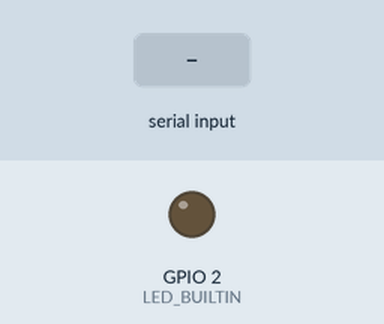
Simulated run of this program. Board: ESP8266 (NodeMCU). On the bench: output pins drawn as LEDs (lit = HIGH, except the on-board LED, lit = LOW). Inputs (shaded band) come from the test bench. WiFi joins after 1.5 s; servers stay silent unless stated; network time is answered at once with the bench clock; the local clock reads 2024-03-15 10:24:30 at power-on unless the program sets it; the Firebase database answers and starts empty; what the program prints to the serial monitor is not drawn.

Above: at 0.1 s.
At 9.6 s:
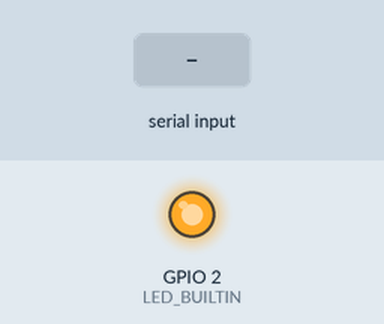
9.7 s: "bool\n" received over Serial
Timing chart, 0 to 12.7 s (numbered marks = the images above; inputs shaded):
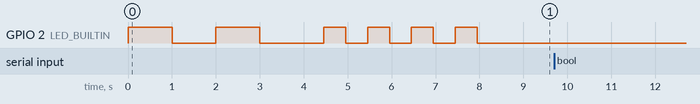

Measured:
- after the input at 9.7 s, every drawn part: stays the same

The program:

main.cpp
```cpp
/* ========================================

MONITORING WEB-APPS
Firebase Project

======================================== */


#include <CapstoneA9.h>
#include "Networking.h"
#include "Data_Communication.h"

// Provide the token generation process info.
#include "addons/TokenHelper.h"
// Provide the RTDB payload printing info and other helper functions.
#include "addons/RTDBHelper.h"


// ===== Let's Go! =====

unsigned long interval = 1000;    // the time we need to wait
unsigned long previousMillis = 0; // millis() returns an unsigned long.

void setup()
{
  // Baudrate for UART Communication
  Serial.begin(9600);

  // Initialize the timestamp
  timeClient.begin();

  // LED_BUILTIN initialize
  pinMode(LED_BUILTIN, OUTPUT);
  digitalWrite(LED_BUILTIN, LOW);

  // Initialize the WiFi Connection
  initWiFi();

  // Initialize the Firebase
  initFirebase();

  stateLED(500, 3);
}

void loop()
{
  switch(state)
  {
    case ESP_RX:
      while (Serial.available() > 0)
      {
        dataIn = Serial.readStringUntil('\n');
        parsingData();

        /*
        // Serial.println("Data recieved");
        // Serial.println("temp = " + temp);
        // Serial.println("level = " + level);
        // Serial.println("turb = " + turb);
        // Serial.println("flow = " + flow);
        // Serial.println("=====================");
        */

        state = RTDB_TX;
      }

      delay(50);
      break;

    case RTDB_TX:
      // Send new readings to database
      temperature = temp.toInt();
      water_level = level.toInt();
      water_flow = flow.toInt();
      turbidity = turb.toInt();

      /*
      // temperature = random(10, 40) + ((Int)random(0, 100) / 100.0);
      // water_level = random(0, 60) + ((Int)random(0, 100) / 100.0);
      // water_flow  = random(0, 60) + ((Int)random(0, 100) / 100.0);
      // turbidity = 5;
      */

      // Send values to database:
      sendInt(tmpPath, temperature);
      sendInt(lvlPath, water_level);
      sendInt(flwPath, water_flow);
      sendInt(turPath, turbidity);

      sendDataLog();

      /*
      if (Firebase.ready() && (millis() - sendDataPrevMillis > timerDelay || sendDataPrevMillis == 0))
      {
        sendDataPrevMillis = millis();

        temperature = temp.toFloat();
        water_level = level.toFloat();
        water_flow = flow.toFloat();
        turbidity = turb.toFloat();


        // temperature = random(10, 40) + ((float)random(0, 100) / 100.0);
        // water_level = random(0, 60) + ((float)random(0, 100) / 100.0);
        // water_flow  = random(0, 60) + ((float)random(0, 100) / 100.0);

        turbidity   = 5;

        // Send values to database:
        sendFloat(tmpPath, temperature);
        sendFloat(lvlPath, water_level);
        sendFloat(flwPath, water_flow);
        sendInt(turPath, turbidity);
        sendDataLog();

        // stateLED(500, 2);
      }
      */

      state = RTDB_RX;
      delay(50);
      break;

    case RTDB_RX:
      // Receive data from database
      sendDataPrevMillis = millis();

      // Receive values from database:
      auto_mode = receiveInt(autPath);
      cleaning_state_user = receiveInt(clnPath);
      fill_state_user = receiveInt(fllPath);

      /*
      if (Firebase.ready() && (millis() - sendDataPrevMillis > timerDelay || sendDataPrevMillis == 0))
      {
        sendDataPrevMillis = millis();

        // Receive values from database:
        auto_mode = receiveInt(autPath);
        cleaning_state_user = receiveInt(clnPath);
        fill_state_user = receiveInt(fllPath);


        // Serial.println("=========================");
        // Serial.print(" automation\t: ");     Serial.println(auto_mode);
        // Serial.print(" cleaning-state\t: "); Serial.println(cleaning_state_user);
        // Serial.print(" fill-state\t: ");     Serial.println(fill_state_user);
        // Serial.println("=========================\n");


        // stateLED(500, 2);
      }
      */

      state = ESP_TX;
      delay(50);
      break;

    case ESP_TX:
      // Serial.println("Data transmitted: ");

      Serial.print(auto_mode); Serial.print("A");
      Serial.print(cleaning_state_user); Serial.print("B");
      Serial.print(fill_state_user); Serial.print("C");
      Serial.print("\n");

      /*
      // Serial.println(auto_mode);
      // Serial.println(cleaning_state_user);
      // Serial.println(fill_state_user);

      // Serial.println("=====================");
      // delay(1000);
      */

      state = ESP_RX;
      delay(50);
      break;
  }
}

// Initialize Firebase Configuration
void initFirebase()
{
  // Assign the api key (required)
  config.api_key = API_KEY;

  // Assign the user sign in credentials
  auth.user.email = USER_EMAIL;
  auth.user.password = USER_PASSWORD;

  // Assign the RTDB URL (required)
  config.database_url = DATABASE_URL;

  Firebase.reconnectWiFi(true);
  fbdo.setResponseSize(4096);

  // Assign the callback function for the long running token generation task */
  config.token_status_callback = tokenStatusCallback; // see addons/TokenHelper.h

  // Assign the maximum retry of token generation
  config.max_token_generation_retry = 5;

  // Initialize the library with the Firebase authen and config
  Firebase.begin(&config, &auth);

  // Getting the user UID might take a few seconds
  // Serial.println("Getting User UID");
  while ((auth.token.uid) == "")
  {
    delay(1000);
  }
  // Print user UID
  uid = auth.token.uid.c_str();

  // Serial.print("User UID: ");
  // Serial.println(uid);

  // Update database path
  databasePath = "/UsersData/" + uid;

  // Update database path for data logging
  dataLogPath = "/UsersData/" + uid + "/log";

  // Update database path for sensor readings
  tmpPath = databasePath + "/temperature";    // --> UsersData/<user_uid>/temperature
  turPath = databasePath + "/turbidity";      // --> UsersData/<user_uid>/turbidity
  lvlPath = databasePath + "/water-level";    // --> UsersData/<user_uid>/water-level
  flwPath = databasePath + "/water-flow";     // --> UsersData/<user_uid>/water-flow
  autPath = databasePath + "/automation";     // --> UsersData/<user_uid>/automation
  clnPath = databasePath + "/cleaning-state"; // --> UsersData/<user_uid>/cleaning-state
  fllPath = databasePath + "/filling-state";  // --> UsersData/<user_uid>/filling-state

  sendInt(autPath, 0);
  sendInt(clnPath, 0);
  sendInt(fllPath, 0);
}
```

Data_Communication.h
```cpp
/* ========================================

Header Files
Related to Data Communication

======================================== */


#ifndef Data_Communication_H
#define Data_Communication_H


#include <CapstoneA9.h>


// ===== User-Defined Functions Declarations =====

// Write Float values to the database
void sendFloat(String path, float value);

// Write Int values to the database
void sendInt(String path, int value);

// Write Boolean values to the database
void sendBool(String path, bool value);

// Write Data Log in JSON to the database
void sendDataLog();

// Receive Boolean values from the database
bool receiveBool(String path);

// Receive Int values from the database
bool receiveInt(String path);

// Parse the Data from master
void parsingData();


#endif
```

Networking.h
```cpp
/* ========================================

Header Files
Related to Networking

======================================== */


#ifndef Network_H
#define Network_H


#include <CapstoneA9.h>


// ===== User-Defined Constant =====

// Insert your network credentials
#define WIFI_SSID "CAPSTONE_A9_NETWORK"
#define WIFI_PASSWORD "nilaicapstonea"

// Insert Firebase project API Key
#define API_KEY "AIzaSyCCac6HO8_6z6UloSV_YNJwGE-iJjIlrQM"

// Insert Authorized Email and Corresponding Password
#define USER_EMAIL "admin@capstonea9.id"
#define USER_PASSWORD "nilaicapstonea"

// Insert RTDB URLefine the RTDB URL
#define DATABASE_URL "https://monitoring-web-app-8d4fd-default-rtdb.asia-southeast1.firebasedatabase.app/"


// ===== User-Defined Object =====

// Define Firebase objects
extern FirebaseData fbdo;
extern FirebaseAuth auth;
extern FirebaseConfig config;

// Define Firebase JSON objects
extern FirebaseJson json;

/*
// Create Software Serial Object
extern SoftwareSerial espSS;
*/

// Define NTP Client to get time
extern WiFiUDP ntpUDP;
extern NTPClient timeClient;


// ===== User-Defined Functions Declarations =====

// Initialize WiFi Connection
void initWiFi();

// Initialize Firebase Configuration
void initFirebase();

// Function that gets current epoch time
unsigned long getTime();

#endif
```

data_communication.cpp
```cpp
/* ========================================

Function Files
Related to Data Communication

======================================== */


#include "Data_Communication.h"
#include "Networking.h"


// Write Float values to the database
void sendFloat(String path, float value)
{
  if (Firebase.RTDB.setFloat(&fbdo, path.c_str(), value))
  {
    /*
    // Serial.print("Writing value: ");
    // Serial.print(value);
    // Serial.print(" on the following path: ");
    // Serial.println(path);
    // Serial.println("PASSED");
    // Serial.println("PATH: " + fbdo.dataPath());
    // Serial.println("TYPE: " + fbdo.dataType());
    */
  }
  else
  {
    /*
    // Serial.println("FAILED");
    // Serial.println("REASON: " + fbdo.errorReason());
    */
  }
}

// Write Int values to the database
void sendInt(String path, int value)
{
  if (Firebase.RTDB.setInt(&fbdo, path.c_str(), value))
  {
    /*
    // Serial.print("Writing value: ");
    // Serial.print(value);
    // Serial.print(" on the following path: ");
    // Serial.println(path);
    // Serial.println("PASSED");
    // Serial.println("PATH: " + fbdo.dataPath());
    // Serial.println("TYPE: " + fbdo.dataType());
    */
  }
  else
  {
    /*
    // Serial.println("FAILED");
    // Serial.println("REASON: " + fbdo.errorReason());
    */
  }
}

// Write Boolean values to the database
void sendBool(String path, bool value)
{
  if (Firebase.RTDB.setBool(&fbdo, path.c_str(), value))
  {
    /*
    // Serial.print("Writing value: ");
    // Serial.print(value);
    // Serial.print(" on the following path: ");
    // Serial.println(path);
    // Serial.println("PASSED");
    // Serial.println("PATH: " + fbdo.dataPath());
    // Serial.println("TYPE: " + fbdo.dataType());
    */
  }
  else
  {
    /*
    // Serial.println("FAILED");
    // Serial.println("REASON: " + fbdo.errorReason());
    */
  }
}

// Write Data Log in JSON to the database
void sendDataLog()
{
  // Get current timestamp
  timestamp = getTime();

  // Serial.print("time: ");
  // Serial.println(timestamp);

  parentPath = dataLogPath + "/" + String(timestamp);

  json.set(tmpLog.c_str(), String(temperature));
  json.set(flwLog.c_str(), String(water_flow));
  json.set(lvlLog.c_str(), String(water_level));
  json.set(turLog.c_str(), String(turbidity));
  json.set(timePath, String(timestamp));
  Firebase.RTDB.setJSON(&fbdo, parentPath.c_str(), &json);
}

// Receive Boolean values from the database
bool receiveBool(String path)
{
  int val = 0;

  if (Firebase.RTDB.getBool(&fbdo, path.c_str()))
  {
    if (fbdo.dataType() == "bool")
    {
      val = fbdo.boolData();
    }
  }
  else
  {
    // Serial.println(fbdo.errorReason());
  }
  return val;
}

// Receive Int values from the database
bool receiveInt(String path)
{
  int val = 0;

  if (Firebase.RTDB.getInt(&fbdo, path.c_str()))
  {
    if (fbdo.dataType() == "int")
    {
      val = fbdo.intData();
    }
  }
  else
  {
    // Serial.println(fbdo.errorReason());
  }
  return val;
}

// Parse the Data from master
void parsingData()
{
  indexOfA = dataIn.indexOf("A");
  indexOfB = dataIn.indexOf("B");
  indexOfC = dataIn.indexOf("C");
  indexOfD = dataIn.indexOf("D");

  temp = dataIn.substring(0, indexOfA);
  level = dataIn.substring(indexOfA + 1, indexOfB);
  turb = dataIn.substring(indexOfB + 1, indexOfC);
  flow = dataIn.substring(indexOfC + 1, indexOfD);
}
```

networking.cpp
```cpp
/* ========================================

Function Files
Related to Networking

======================================== */


#include "Networking.h"


// ===== User-Defined Object =====

// Define Firebase objects
FirebaseData fbdo;
FirebaseAuth auth;
FirebaseConfig config;

// Define Firebase JSON objects
FirebaseJson json;

/*
// Create Software // Serial Object
SoftwareSerial espSS(ESP_RX, ESP_TX);
*/

// Define NTP Client to get time
WiFiUDP ntpUDP;
NTPClient timeClient(ntpUDP, "pool.ntp.org");


// Initialize WiFi Connection
void initWiFi()
{
  WiFi.begin(WIFI_SSID, WIFI_PASSWORD);
  // Serial.print("Connecting to WiFi ..");

  while (WiFi.status() != WL_CONNECTED)
  {
    // Serial.print('.');
    // delay(1000);
    stateLED(1000, 1);
  }

  // Serial.println(WiFi.localIP());
  // Serial.println();
}

// Function that gets current epoch time
unsigned long getTime()
{
  timeClient.update();
  unsigned long now = timeClient.getEpochTime();
  return now;
}
```
